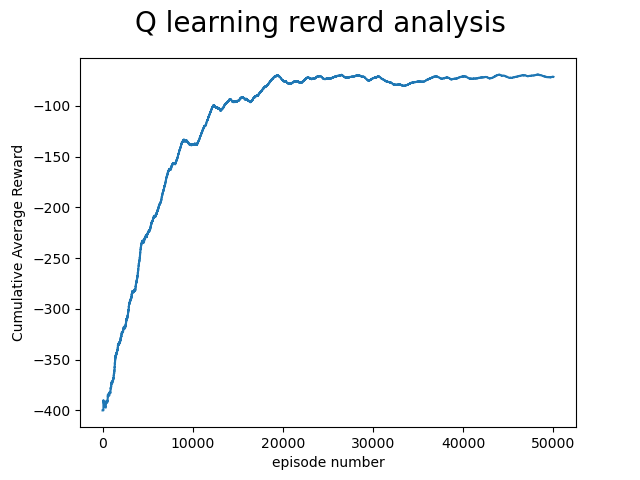

The script that saved this image:
import os
import gym
gym.logger.set_level(40)
import time
import random
import numpy as np
import matplotlib.pyplot as plt
from variables import*

class FrozenLake8x8(object):
    def __init__(self):
        self.env = gym.make(environment)
        action_space_size = self.env.action_space.n
        state_space_size  = self.env.observation_space.n
        self.q_table = np.random.uniform(low = 0, high = 1 , size = (state_space_size,action_space_size))

    def train(self):
        global eps
        rewards_all_episodes = []
        for episode in range(num_episodes):
            state = self.env.reset()

            done = False
            episode_reward = 0
            step = 0
            while not done:
                step += 1
                r = random.uniform(0,1)
                if r > eps:
                    action = np.argmax(self.q_table[state,:])
                else:
                    action = self.env.action_space.sample()
                new_state, reward, done, info = self.env.step(action)

                if done:
                    if new_state == winning_state:
                        reward += bonus
                    else:
                        reward += panelty
                else:
                    if max_steps_per_episode <= step:
                        reward += panelty
                        done = True

                self.q_table[state,action] = (1 - learning_rate) * self.q_table[state,action] \
                                            + learning_rate*(reward + discount_rate*np.max(self.q_table[new_state,:]))

                state = new_state
                episode_reward += reward


            if (episode + 1)% verbose == 0:
                print("episode :", episode+1," reward: ",episode_reward)

            eps = min_eps + (max_eps - min_eps) * np.exp(-eps_decay * episode)
            rewards_all_episodes.append(episode_reward)

        # plot the cumulative average rewards
        cum_rewards = np.cumsum(rewards_all_episodes)
        cum_average_reward = cum_rewards / np.arange(1,num_episodes+1)

        fig = plt.figure()
        plt.plot(cum_average_reward)
        fig.suptitle('Q learning reward analysis', fontsize=20)
        plt.xlabel('episode number')
        plt.ylabel('Cumulative Average Reward')
        fig.savefig('FrozenLake8x8.png')

    def test(self):
        win = 0
        loss = 0
        for episode in range(test_episodes):
            state = self.env.reset()

            done = False
            print("episode :", episode+1)
            for step in range(max_steps_per_episode):
                self.env.render()

                action = np.argmax(self.q_table[state,:])
                new_state, reward, done, info = self.env.step(action)

                if done:
                    self.env.render()
                    if new_state == winning_state:
                        print("YOU WIN !!!")
                        win += 1
                    else:
                        print("YOU LOOSER !!!")
                        loss += 1
                    break

                state = new_state
            else:
                print("YOU LOOSER !!!")
                loss += 1
        win_acc = win / (win + loss)
        print("Winning Percentage : {}%".format(100*win_acc))
        self.env.close()

    def save_q_table(self):
        np.save(q_table_path, self.q_table)

    def load_q_table(self):
        self.q_table = np.load(q_table_path)
        return np.load(q_table_path)

if __name__ == "__main__":
    agent =  FrozenLake8x8()
    if os.path.exists(q_table_path):
        agent.load_q_table()
    else:
        agent.train()
        agent.save_q_table()
        agent.test()
